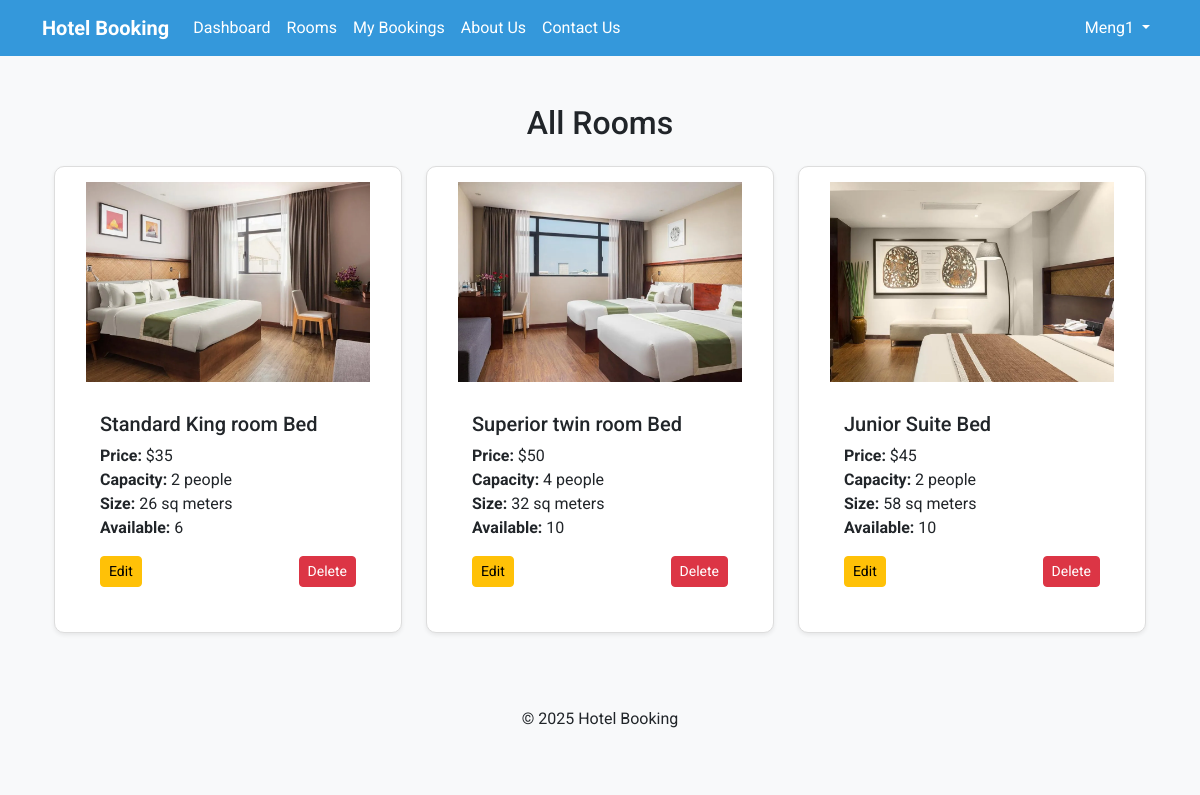
/admin-rooms/ (signed in), run on the app's committed database.
### bookings/models.py (models this page shows, shortened)
class Room(models.Model):
    room_type = models.CharField(max_length=50)
    price_per_night = models.IntegerField()
    is_available = models.BooleanField(default=True)
    capacity = models.PositiveIntegerField()
    size = models.IntegerField()
    quantity_available = models.PositiveIntegerField(default=1)
    default_image = models.ImageField(upload_to='upload/media/', blank=True, null=True)
    def update_availability(self):
        self.is_available = self.quantity_available > 0
        self.save()

### bookings/views.py (the view)
# urls.py: path('admin-rooms/', views.admin_room_list, name='admin_room_list'),
@login_required
def admin_room_list(request):
    rooms = Room.objects.all()
    for room in rooms:
        room.update_availability()
    return render(request, 'bookings/admin_room_list.html', {'rooms': rooms})

### bookings/templates/bookings/admin_room_list.html (shortened to what this page needs)
{% extends 'bookings/main.html' %}
{% load static %}
{% block content %}
<div class="container mt-5">
    <h2 class="text-center mb-4">All Rooms</h2>
    <div class="row">
        {% for room in rooms %}
        <div class="col-md-4">
            <div class="card mb-4 shadow-sm">
                <img src="{{ room.default_image.url }}" class="card-img-fix" alt="Room Image">
                <div class="card-body">
                    <h5 class="card-title">{{ room.room_type }} Bed </h5>
                    <p class="card-text">
                        <strong>Price:</strong> ${{ room.price_per_night }}<br>
                        <strong>Capacity:</strong> {{ room.capacity }} people<br>
                        <strong>Size:</strong> {{ room.size }} sq meters<br>
                        <strong>Available:</strong> {{ room.quantity_available }}<br>
                    </p>
                    <div class="d-flex justify-content-between">
                        <a href="{% url 'update_room' room.id %}" class="btn btn-warning btn-sm">Edit</a>
                        <a href="{% url 'delete_room' room.id %}" class="btn btn-danger btn-sm">Delete</a>
                    </div>
                </div>
            </div>
        </div>
        {% endfor %}
    </div>
</div>
{% endblock %}

### bookings/templates/bookings/navbar.html (shortened to what this page needs)
<nav class="navbar navbar-expand-lg navbar-light bg-primary">
    <div class="container">
        <a class="navbar-brand text-white fw-bold">Hotel Booking</a>
        <div class="collapse navbar-collapse" id="navbarNav">
            <ul class="navbar-nav me-auto">
                {% if user.is_authenticated %}
                {% if user.is_staff %}
                <li class="nav-item"><a class="nav-link text-white" href="{% url 'admin_dashboard' %}">Admin
                        Dashboard</a></li>
                {% else %}
                <li class="nav-item"><a class="nav-link text-white" href="{% url 'dashboard' %}"> Dashboard</a></li>
                <li class="nav-item"><a class="nav-link text-white" href="{% url 'room_list' %}">Rooms</a></li>
                <li class="nav-item"><a class="nav-link text-white" href="{% url 'my_bookings' %}">My Bookings</a></li>
                <li class="nav-item"><a class="nav-link text-white" href="{% url 'about' %}">About Us</a></li>
                <li class="nav-item"><a class="nav-link text-white" href="{% url 'contact' %}">Contact Us</a></li>
                {% endif %}
                {% endif %}
            </ul>
            <ul class="navbar-nav">
                {% if user.is_authenticated %}
                <li class="nav-item dropdown">
                    <a class="nav-link dropdown-toggle text-white" href="#" id="userDropdown" role="button"
                        data-bs-toggle="dropdown" aria-expanded="false">
                        {{ user.username }}
                    </a>
                </li>
                {% else %}
                <li class="nav-item"><a class="nav-link text-white" href="{% url 'login' %}">Login</a></li>
                <li class="nav-item"><a class="nav-link text-white" href="{% url 'register' %}">Register</a></li>
                {% endif %}
            </ul>
        </div>
    </div>
</nav>

### bookings/static/css/style.css (style rules this page uses)
body { background-color: #f8f9fa; font-family: "Arial", sans-serif; }
.card { border-radius: 10px; transition: transform 0.3s ease, box-shadow 0.3s ease, background-color 0.3s ease; border: 1px solid #ddd; padding: 15px; }
.card-body { padding: 30px; background-color: #ffffff; }
.card-img-fix { width: 100%; height: 200px; object-fit: contain; display: block; margin: auto; transition: transform 0.3s ease; }

### bookings/templates/bookings/main.html (style rules this page uses)
body { font-family: 'Roboto', sans-serif; }
.bg-primary { background-color: #3498db !important; }

### data on the page
Room: default_image (picture), room_type "Standard King room", price_per_night "35", capacity "2", size "26", quantity_available "6"
Room: default_image (picture), room_type "Superior twin room", price_per_night "50", capacity "4", size "32", quantity_available "10"
Room: default_image (picture), room_type "Junior Suite", price_per_night "45", capacity "2", size "58", quantity_available "10"

### other printed values
{{ user.username }} "Meng1"
